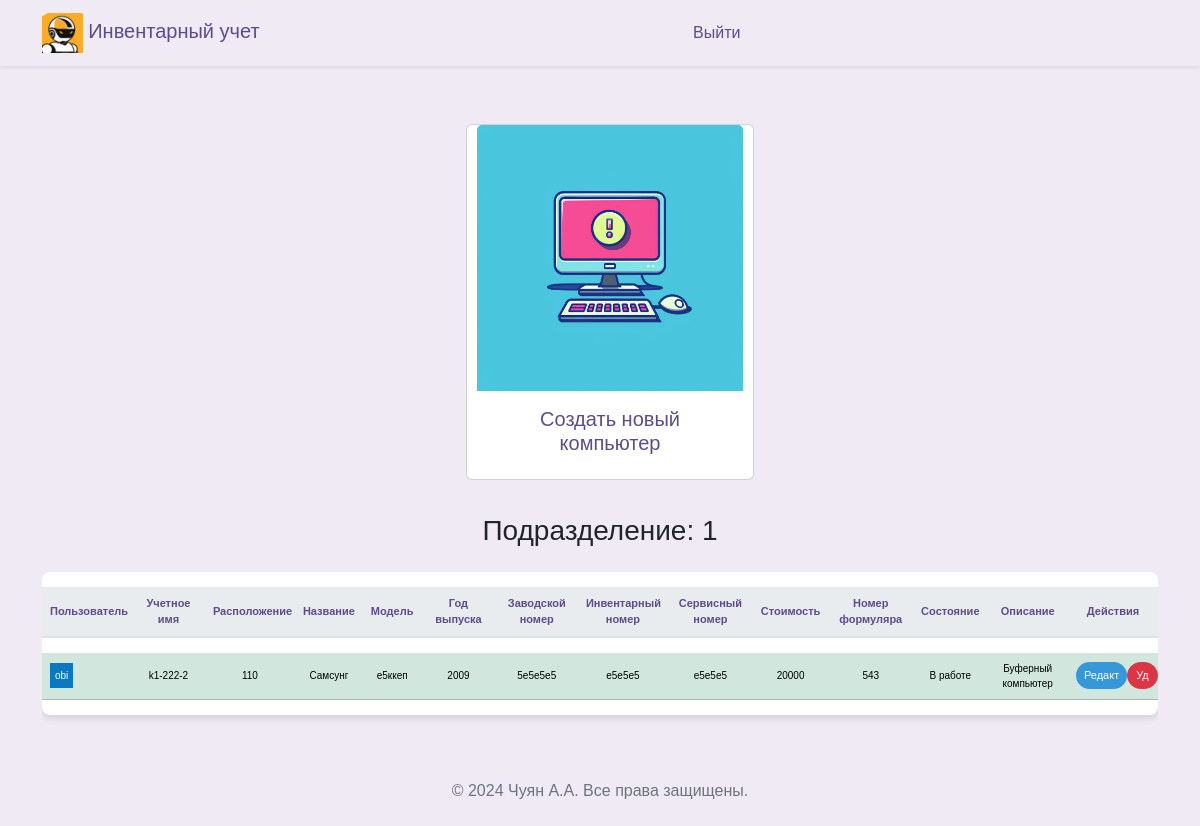
The page /arms (signed in) on the database its author committed.
### src/database/models.py (models this page shows, shortened)
class Worker(Base):
    __tablename__ = "worker"
    id = Column(Integer, primary_key=True)
    role = Column(Enum(Role), default=Role.guest)
    fio = Column(String)
    name = Column(String, unique=True)
    password = Column(String)
    department = Column(String)
    position = Column(String)
    description = Column(String, default=None)
    conn_worker_arm = relationship(
        "Arm", back_populates="conn_arm_worker"
    )

class Arm(Base):
    __tablename__ = "arm"
    id = Column(Integer, primary_key=True)
    title = Column(String, unique=True)
    department_arm = Column(String)
    location = Column(String)
    name = Column(String)
    model = Column(String)
    release = Column(String)
    num_serial = Column(String)
    num_invent = Column(String)
    num_service = Column(String)
    price = Column(String)
    formular = Column(String)
    state = Column(String)
    description = Column(String, default=None)
    description2 = Column(String, default=None)
    description3 = Column(String, default=None)
    id_worker = Column(Integer, ForeignKey("worker.id"), default=1)
    conn_arm_worker = relationship(
        "Worker", back_populates="conn_worker_arm"
    )

### src/frontend/router.py (the view)
@router.get("/arms")
async def get_arms(
    request: Request,
    worker: Worker = Depends(get_worker_or_redirect),
    session: AsyncSession = Depends(get_session),
):
    data = await CRUDArm.get_all_arm_sorted(session)
    data_worker = await CRUDWorker.get_all(session)
    return templates.TemplateResponse(
        "arms/index.html",
        {"request": request, "worker": worker, "data": data, "data_worker": data_worker},
    )

### src/frontend/template/arms/index.html (shortened to what this page needs)
{% extends "base/base.html" %}
{% block content %}
<head>
</head>
<div class="d-flex flex-wrap justify-content-center align-items-center">
  <a class="nav-link " href="#"
  data-bs-toggle="modal"
  data-bs-target="#modalCreateArm"
  data-bs-department-arm= "{{worker.department}}"
  >
    <div class="card" style="width: 18rem; margin: 10px;">
      <img src="../frontend/assets/img/arm.jpg" class="card-img-top" alt="...">
      <div class="card-body">
        <h5 class="card-title" style="text-align: center;">Создать новый компьютер</h5>
    </div>
  </a>
</div>
<div class="row">
  <div class="col-12">
    <h3 class="mb-4" style="margin-bottom: 60px; text-align: center;">Подразделение: {{ worker.department }}</h3>
    <div class="table-responsive">
      <table class="table table-hover table-shadow table-rounded">
        <thead>
          <tr>
            <th scope="col" >Пользователь</th>
            <th scope="col" >Учетное имя</th>
            <th scope="col" >Расположение</th>
            <th scope="col" >Название</th>
            <th scope="col" >Модель</th>
            <th scope="col" >Год выпуска</th>
            <th scope="col" >Заводской номер</th>
            <th scope="col" >Инвентарный номер</th>
            <th scope="col" >Сервисный номер</th>
            <th scope="col" >Стоимость</th>
            <th scope="col" >Номер формуляра</th>
            <th scope="col" >Состояние</th>
            <th scope="col" >Описание</th>
            <th scope="col" >Действия</th>
          </tr>
        </thead>
        <tbody class="text-center">
          {% for tuple in data %}
            {% set object = tuple %}
              {% if object.department_arm == worker.department %}
                {% for tuple2 in data_worker %}
                  {% if tuple2.id == object.id_worker %}
                    <tr class="table-success">
                      <td>
                        <div style="display: flex;">
                          <span style="background-color: #0b79c2; color: white; padding: 5px;">
                              {% set varUserName = tuple2.name %}
                              {% set varUserId = tuple2.id %}
                              {{varUserName}}
                          </span>
                        </div>
                      </td>
                      <td>{{ object.title }}</td>
                      <td>{{ object.location }}</td>
                      <td>{{ object.name }}</td>
                      <td>{{ object.model }}</td>
                      <td>{{ object.release }}</td>
                      <td>{{ object.num_serial }}</td>
                      <td>{{ object.num_invent }}</td>
                      <td>{{ object.num_service }}</td>
                      <td>{{ object.price }}</td>
                      <td>{{ object.formular }}</td>
                      <td>{{ object.state }}</td>
                      <td>{{ object.description }}</td>
                      <td>
                        <div style="display: flex;">
                          <button type="button" class="btn btn-primary btn-sm" style="background-color: #3498db; color: white; font-size: 11px;"
                            data-bs-toggle="modal"
                            data-bs-target="#modalUpdate"
                            data-bs-id="{{object.id}}"
                            data-bs-user="{{varUserName}}"
                            data-bs-title="{{object.title}}"
                            data-bs-location="{{object.location}}"
                            data-bs-name="{{object.name}}"
                            data-bs-model="{{object.model}}"
                            data-bs-release="{{object.release}}"
                            data-bs-num_serial="{{object.num_serial}}"
                            data-bs-num_invent="{{object.num_invent}}"
                            data-bs-num_service="{{object.num_service}}"
                            data-bs-price="{{object.price}}"
                            data-bs-formular="{{object.formular}}"
                            data-bs-state="{{object.state}}"
                            data-bs-description="{{object.description}}"
                            data-bs-workerdepartment= "{{worker.department}}"
                            data-bs-user_id="{{varUserId}}"
                            console.log(data-bs-user)
                            >
                            Редакт
                          </button>
                          <button type="button" class="btn btn-danger btn-sm" style="color: white; font-size: 11px;"
                            onclick="deleteArm('{{ object.id }}')">
                            Уд
                          </button>
                        </div>
                      </td>
                    </tr>
                {% endif %}
              {% endfor %}
            {% endif %}
          {% endfor %}
        </tbody>
      </table>
    </div>
  </div>
</div>
{% endblock %}

### src/frontend/template/base/base.html (shortened to what this page needs)
<!DOCTYPE html>
<html lang="ru">
<head>{% include 'base/head.html' %}</head>
<body>
  {% include 'base/nav.html' %}
  <div class="container my-5">
    {% block content %}{% endblock %}
  </div>
  {% include 'base/footer.html' %}
</body>
</html>

### src/frontend/template/base/head.html (shortened to what this page needs)
<head>
  <link rel="stylesheet" href="/frontend/assets/css/bootstrap.min.css">
  <link href="/frontend/assets/css/select2.min.css" rel="stylesheet" />
  <link rel="stylesheet" href="/frontend/assets/css/base.css">
</head>

### src/frontend/template/base/nav.html
<nav class="navbar navbar-expand-lg navbar-light shadow-sm">
    <div class="container">
      <a class="navbar-brand" href="/">
        <img src="/frontend/assets/img/logo_min.jpg" alt="Педагог Logo" id="brand-logo" style="max-height: 40px;"> Инвентарный учет
      </a>
      <div class="collapse navbar-collapse" id="navbarNav">
        {% if user %}
        <ul class="navbar-nav mx-auto">
          {% if worker.role == 'admin' %}
          <li class="nav-item {% if request_path == '/worker' %}active{% endif %}">
            <a class="nav-link" href="/worker">Кабинет администратора</a>
          </li>
          {% endif %}
          {% if worker.role == 'user' %}
          <li class="nav-item {% if request_path == '/prepod' %}active{% endif %}">
            <a class="nav-link" href="/prepod">Кабинет ответсвтенного за учет</a>
          </li>
          {% endif %}
        </ul>
        {% else %}
        <ul class="navbar-nav mx-auto ml-md-auto">
          <li class="nav-item {% if request_path == '/auth' %}active{% endif %}">
            <a class="nav-link" href="/logout">Выйти</a>
          </li>
        </ul>
        {% endif %}
      </div>
    </div>
</nav>

### src/frontend/template/base/footer.html
﻿<footer style="text-align: center;">
  <p>&copy; 2024 Чуян А.А. Все права защищены.</p>
</footer>

### src/frontend/assets/css/base.css (style rules this page uses)
body { margin: 0; font-family: 'Nunito Sans', Arial, sans-serif; background-color: #efeaf4; }
.navbar { background-color: rgb(255, 255, 255), 255, 255); box-shadow: 0 4px 6px rgba(0, 0, 0, 0.1); }
.navbar-brand, .nav-link { color: #5e4b8b !important; }
.nav-link { margin: 0 10px; border-radius: 20px; transition: background-color 0.3s, color 0.3s; }
p { color: #6c757d; }
.table { background-color: #ffffff; color: #5e4b8b; border-collapse: separate; border-spacing: 0 15px; }
.table th, .table td { border-top: none !important; vertical-align: middle; }
.table thead th { background-color: #e9ecef; color: #5e4b8b; border-bottom: 2px solid #dee2e6; }
.table .btn, .table a { color: #7e57c2; transition: color 0.3s; }
.table td { padding: .5rem; }
.table-rounded { border-radius: .5rem; overflow: hidden; }
.table-shadow { box-shadow: 0 4px 6px rgba(0, 0, 0, 0.1); }
.btn { border-radius: 20px; }
.btn-primary { background-color: #8e44b0; border: none; color: #ffffff; transition: background-color 0.3s, color 0.3s, box-shadow 0.3s; }

### src/frontend/template/arms/index.html (style rules this page uses)
table { font-family: Arial, sans-serif; }
.table th, .table td { max-width: 90px; }
td { font-size: 10px; }
th { text-align: center; font-size: 11px; }

### rows shown on the page
Worker: department "1"
Arm: title "k1-222-2", location "110", name "Самсунг", model "е5ккеп", release "2009", num_serial "5е5е5е5", num_invent "е5е5е5", num_service "е5е5е5", price "20000", formular "543", state "В работе", description "Буферный компьютер"
Worker: name "obi"
